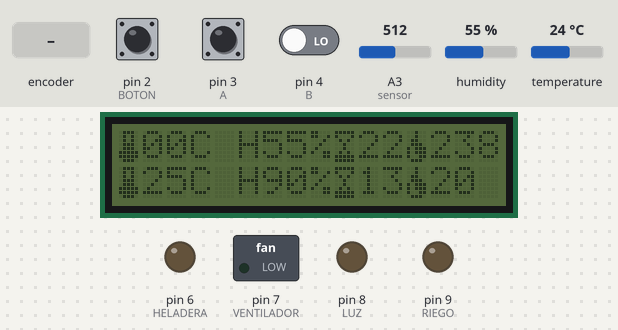
Recording of a sketch running on a simulated Arduino Uno, built with avr-gcc and run on an emulated ATmega328P. Shown: 16×2 character LCD, switched loads named in the sketch (green lamp = pin HIGH), output pins drawn as LEDs (lit = HIGH). Inputs (shaded band) come from the test bench; at power-on: pin 2 (BOTON) HIGH, A3 (sensor) = 512, temperature 24 °C, pin 3 (A) HIGH, pin 4 (B) LOW, humidity 55 %. The local clock reads 2024-03-15 10:24:30 at power-on unless the sketch sets it; pins used as bus, display or sensor lines are not drawn; what the sketch prints to the serial monitor is not drawn.

Above: at 7.3 s.
7.4 s: pin 2 (BOTON) pulled LOW for 1 s
At 9.4 s:
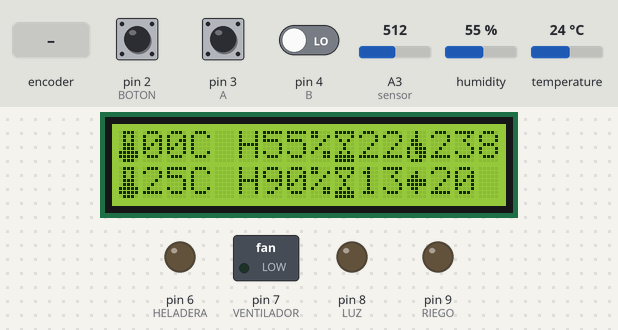
14.3 s: A3 (sensor) set to 533
At 19.8 s:
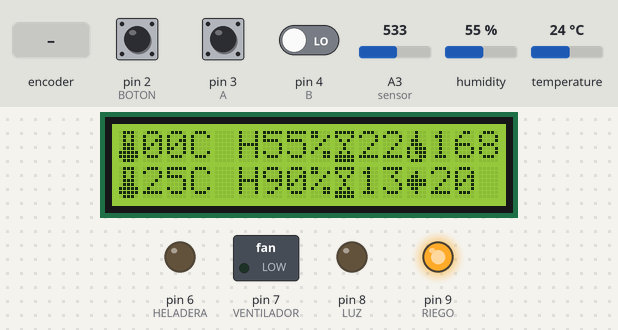
20.2 s: rotary encoder on pin 3 (A) / pin 4 (B) turned 3 steps (first pin leading)
At 20.46 s:
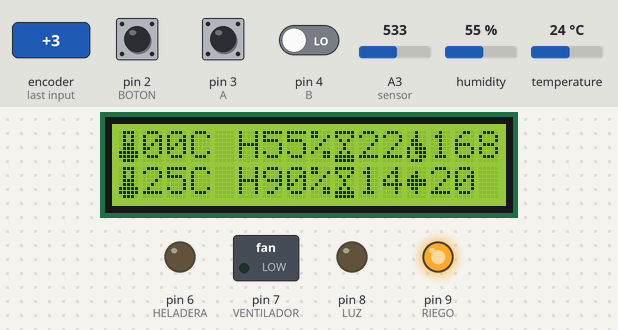
26.7 s: pin 2 (BOTON) pulled LOW for 0.15 s
At 28.5 s:
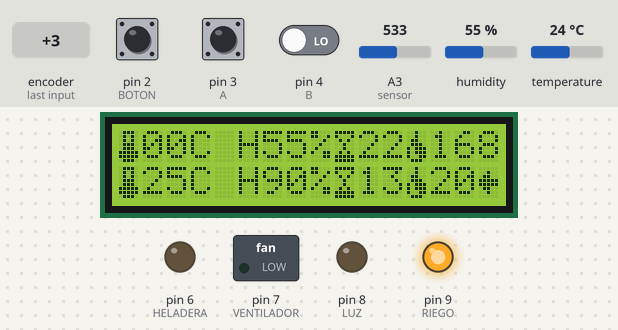
32.7 s: pin 2 (BOTON) pulled LOW for 3.2 s
At 33.8 s:
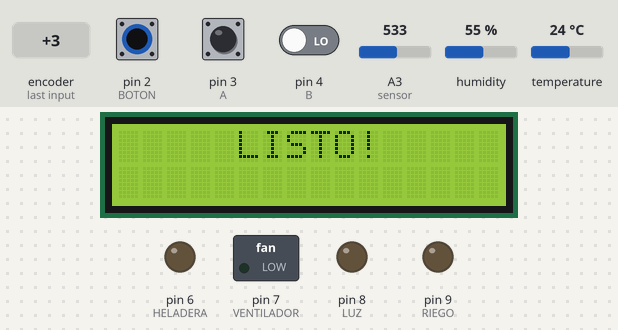
37.4 s: temperature set to 25.4 °C
At 42.0 s:
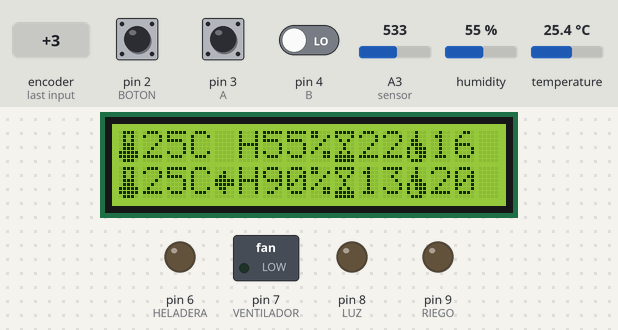
42.5 s: temperature set to 26.6 °C
Timing chart, 0 to 92.7 s (numbered marks = the images above; inputs shaded):
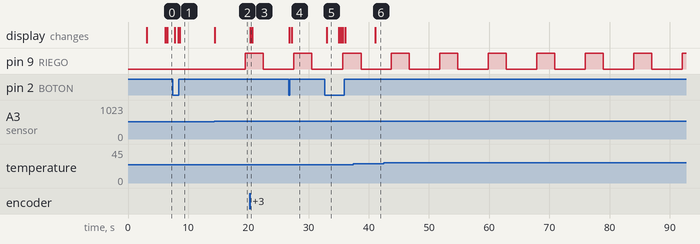

Measured:
- the behaviour switches between 521 and 522 on A3 (sensor) (found by bisection; images 1 and 2)
- after the input at 7.4 s, the display: first changes after 0.41 s (image 1 shows a later state)
- after the input at 14.3 s, pin 9 (RIEGO): LOW → HIGH after 5.2 s; the display: changes after 0.14 s (image 2)
- after the input at 20.2 s, the display: changes after 0.07 s (image 3)
- after the input at 26.7 s, the display: first changes after 0.11 s (image 4 shows a later state)
- after the input at 32.7 s, the display: changes after 0.33 s (image 5)
- after the input at 37.4 s, the display: changes after 3.7 s (image 6)

The sketch:

CamaraConRiego_con_correcciones.ino
```cpp
//////////////////////////////////////////////////////////////////////////////////////////////////////////
/////////////////////////////////////////////////////////////////////////////////////////////////////////
///////////////////////      CAMARA DE CULTIVO CONTROLADO       /////////////////////////////////////////
/////////////////////////////////////////////////////////////////////////////////////////////////////////
/////////////////////////////////////////////////////////////////////////////////////////////////////////

#include <DHT.h>    // importa la Librerias DHT
#include <DHT_U.h>
#include <Wire.h>
#include <LiquidCrystal_I2C.h> // Debe descargar la Libreria que controla el I2C
LiquidCrystal_I2C lcd(0x27,16,2);

                                  //Pines de conexion SDA = A4; SCL = A5

#include <RTClib.h>    // incluye libreria para el manejo del modulo RTC

RTC_DS3231 rtc;     // crea objeto del tipo RTC_DS3231
                                  // Al igual que el LCD, se conectan en los pines SDA = A4; SCL = A5

///////////////////SIMBOLOS/////////////////

    byte sol[] = {
      B11111,
      B10001,
      B01010,
      B00100,
      B00100,
      B01010,
      B11111,
      B11111
    };
    byte GOTA[] = {
      B00100,
      B00100,
      B01100,
      B01110,
      B10111,
      B10111,
      B10011,
      B01110
    };

    byte Temp[] = {
      B01110,
      B01010,
      B01010,
      B01110,
      B01110,
      B11111,
      B11111,
      B01110
    };

    byte FLECHA[] = {
      B00000,
      B00100,
      B01100,
      B11111,
      B11111,
      B01100,
      B00100,
      B00000
    };

////////////////////////////////////SENSOR DHT22////////////////////////////////////////////


    int SENSOR = 5;     // pin DATA de DHT22 a pin digital 5
    int TEMPERATURA;
    int HUMEDAD;
    int vcc = 11; //Alimentación del sensor
//////////////////////////SENSOR ANALÓGICO DE HUMEDAD DE SUELO//////////////////////////////

int HUMEDADSUELO;
int SUELO;

////////////////////////VARIABLE DE ESTADO PARA SELECCION DE PARAMETROS/////////////////////

volatile int ESTADO = 0;

/////////////////////////////////PINES DEL ENCODER Y BOTÓN//////////////////////////////////

int A = 3;       //variable A a pin digital 3 (DT en modulo)
int B = 4;       //variable B a pin digital 4 (CLK en modulo)
int BOTON = 2;   //Variable BOTON a pin digital 2 (SW en modulo)

////////////////////////////////////PINES DE ACTUADORES/////////////////////////////////////

int HELADERA = 6;
int VENTILADOR = 7;
int RIEGO = 9;
int LUZ = 8;

/////////////////////////////VALORES DE INICIO PARA LOS PARAMETROS DE LOS ACTUADORES////////////////////

int heladera = 25;
int ventilador = 90;
int humedadsuelo = 20;
int hsluz = 13;
volatile boolean estadoHeladera = false;
unsigned long tiempoEncendido = 0;  // variable valor de tiempo de encendido de la heladera
unsigned long tiempoApagado = 0;  // variable de tiempo apagado de la heladera


//////////////VARIABLES PARA ENCENDIDO Y APAGADO DE LA LUZ DE LA PANTALLA//////////////////

volatile boolean estadolcd = false; //guarda el estado de la luz
volatile unsigned long t = 0;
volatile long pantalla = 3000;

////////////////VARIABLES PARA EL ENCENDIDO Y APAGADO DE LA LUZ DE LA CAMARA///////////////

bool luz_inicio = true;  // variable de control para inicio de evento con valor true
bool luz_fin = true;
char texto[10];

/////////////////////////////VARIABLES DE POSICIÓN DEL ENCODER/////////////////////////////

int ANTERIOR;
volatile int POSICION = 500; // variable POSICION con valor inicial de 500 y definida
                                  // como global al ser usada en loop e ISR (encoder)

///////////////CREACIÓN DEL OBJETO "SENSOR" CON AYUDA DE LA LIBRERÍA DHT22/////////////////

DHT dht(SENSOR, DHT22);

//////////////////////////////////////////////////////////////////////////////////////////
//////////////////////////////////////////////////////////////////////////////////////////
/////////////////////////////////INICIALIZACIÓN DE PINES//////////////////////////////////
//////////////////////////////////////////////////////////////////////////////////////////
//////////////////////////////////////////////////////////////////////////////////////////

void setup(){
  pinMode(vcc,OUTPUT); // Declaro la alimentación del sensor dth22 como salida
  pinMode(A, INPUT);    // A como entrada
  pinMode(B, INPUT);    // B como entrada
  pinMode(BOTON, INPUT); // BOTON como entrada
  pinMode(HELADERA, OUTPUT); //HELADERA como Salida
  pinMode(VENTILADOR, OUTPUT); //HELADERA como Salida
  pinMode(LUZ, OUTPUT);
  pinMode(RIEGO, OUTPUT); //Riego como salida
  digitalWrite (vcc, HIGH);// Le doy corriente al sensor dht22.
  digitalWrite (RIEGO, LOW);
  digitalWrite (HELADERA, LOW);
  digitalWrite (VENTILADOR, LOW);
  digitalWrite (LUZ, LOW);

  /////////////////INICIALIZACIÓN DEL SENSOR DE TEMPERATURA Y HUMEDAD ////////////////////

  dht.begin();      // inicializacion de sensor

/////////////////////INICIALIZACIÓN DE MONITOR SEREAL////////////////////////////////////

  Serial.begin(9600);

///////////////////PROTOCOLO DE INTERRUPCIÓNES PARA SELECCIONAR PARAMETROS////////////////

  attachInterrupt(digitalPinToInterrupt(2), estado, LOW);// interrupcion sobre pin BOTON con
  attachInterrupt(digitalPinToInterrupt(3), encoder, LOW);// interrupcion sobre pin A con

//////////////////////////////INICIALIZACIÓN DE RELOG RTC////////////////////////////////

   if (! rtc.begin()) {        // si falla la inicializacion del modulo
 Serial.println("Modulo RTC no encontrado !");  // muestra mensaje de error
 while (1);         // bucle infinito que detiene ejecucion del programa
 }

///////////////////////ACTIVAR PARA ACTUALIZAR HORA DEL RELOJ RTC////////////////////////

//   Le doy fecha y hora al reloj rtc, es necesario hacerlo una sola vez
  rtc.adjust(DateTime(__DATE__, __TIME__ ));

/////////////////INICIALIZACIÓN DE PANTALLA LCD Y MENSAJES DE BIENVENIDA/////////////////

  lcd.init(); //Inicializamos el LCD
  lcd.backlight(); //Activamos la luz de fondo
  lcd.clear(); //Limpiamos lo que haya en pantalla
  lcd.createChar (0,GOTA);
  lcd.createChar (1,Temp);
  lcd.createChar (2,FLECHA);
  lcd.createChar(3,sol);
  lcd.home();
  lcd.setCursor(0,0);//Posicion: columna cero fila cero
  lcd.print("    CULTIVO");
  lcd.setCursor(0,1);
  lcd.print("   CONTROLADO");
  delay(3000);
  lcd.clear(); //Limpiamos lo que haya en pantalla
  lcd.setCursor(0,0);
  lcd.print("      INTA/");
  lcd.setCursor(0,1);
  lcd.print("     CONICET");
  delay(3000);
  lcd.clear();
  lcd.noBacklight();

}

////////////////////////////////////////////////////////////////////////////////////////
////////////////////////////////////////////////////////////////////////////////////////
////////////////////////////////RUTINA DE TRABAJO LOOP//////////////////////////////////
////////////////////////////////////////////////////////////////////////////////////////
////////////////////////////////////////////////////////////////////////////////////////


void loop(){
////////////////////////////////LECTURA DEL RELOJ RTC//////////////////////////////////

DateTime fecha = rtc.now();

/////////////////////////////////REINICIO SENSOR/////////////////////////////////////
if(fecha.second()==5){

  digitalWrite (vcc,LOW);
  delay(1000);
  digitalWrite(vcc,HIGH);
  }

/////////////////////////ACTUALIZAR VALORES DE POSICIÓN DEL ENCODER/////////////////////

ANTERIOR = POSICION;

//////////////////////////////SENSADO DE TEMPERATURA////////////////////////////////////

if (fecha.second()== 1){

    TEMPERATURA = dht.readTemperature();  // obtencion de valor de temperatura
     }

/////////////////////////////SENSADO DE HUMEDAD ATMOSFÉRICA////////////////////////////
   HUMEDADSUELO = map(SUELO, 580, 290, 0, 99); //Creo la variable HUMEDADSUELO transformando los valores leidos
   SUELO = analogRead(A3); // Leo el sensor de HUMEDAD DE SUELO.
   HUMEDAD = dht.readHumidity();

   Serial.println(SUELO);
   Serial.println(HUMEDADSUELO);
///////////////////////////////// PANTALLA LCD////////////////////////////////////////

        /////Para mostrarlo la temperatura leída por el sensor

     lcd.setCursor(0,0);//Posición: columna 0 fila 1, para que escriba en la segunda linea
     lcd.write(1);
     sprintf(texto,"%02d",TEMPERATURA);
     lcd.print(texto);
     lcd.print("C ");


                /////Temperatura seleccionada

     lcd.setCursor(0,1);
     lcd.write(1);
     sprintf(texto,"%02d",heladera);
     lcd.print(texto);
     lcd.print("C");


             //Humedad Leída por el sensor

     lcd.setCursor(5,0);//Posicion: columna cero fila cero
     lcd.print("H");
     sprintf(texto,"%02d",HUMEDAD);
     lcd.print(texto);
     lcd.print("% ");

             //Humedad Seleccionada para ventilación

     lcd.setCursor(5,1);
     lcd.print("H");
     sprintf(texto,"%02d",ventilador);
     lcd.print(texto);
     lcd.print("%");


                    //Reloj
     lcd.setCursor(9,0);
     lcd.write(3);
     lcd.setCursor(10,0);
     lcd.print(fecha.hour());

        //Cantidad de Horas de Luz seleccionadas

     lcd.setCursor(9,1);
     lcd.write(3);
     lcd.setCursor(10,1);
     sprintf(texto,"%02d",hsluz);
     lcd.print(texto);

              //Humedad de suelo Leída por el sensor

     lcd.setCursor(12,0);
     lcd.write(0);
     lcd.setCursor(13,0);
     sprintf(texto,"%02d",HUMEDADSUELO);
     lcd.print(texto);

    //Humedad de suelo seleccionada para regar

     lcd.setCursor(12,1);
     lcd.write(0);
     lcd.setCursor(13,1);
     sprintf(texto,"%02d",humedadsuelo);
     lcd.print(texto);

//////////////////////////MENU DE SELECCIÓN DE VARIABLES///////////////////////////

        switch(ESTADO){
          case 0:
          if ((POSICION > ANTERIOR)){
          estadolcd = true;
         }

        if(estadolcd == true){
          lcd.backlight();
          unsigned long t_reciente = millis();

          if ((t_reciente - t) >= pantalla) {
          lcd.noBacklight();
           estadolcd = false;
           t = t_reciente;
          }
         }
          break;

          case 4:
             if (POSICION > ANTERIOR){
              heladera++;
             } if(POSICION < ANTERIOR) {
              heladera--;
             }

            if (heladera > 65){
              heladera = 0;
              lcd.clear();
          }
           if (heladera<0){
              heladera = 65;
              lcd.clear();
           }
            lcd.setCursor(1,1);
            lcd.print(heladera);
            lcd.setCursor(4,1);
            lcd.write(2);
           break;

         case 2:
          Serial.println(POSICION);
          lcd.backlight();
           if (POSICION > ANTERIOR){
              ventilador++;
             } if(POSICION < ANTERIOR) {
              ventilador--;
             }
          if (ventilador > 99){
              ventilador = 0;
              lcd.clear();
          }
          if (ventilador < 0){
             ventilador = 99;
             lcd.clear();
             }
          lcd.setCursor(6,1);
          lcd.print(ventilador);
          lcd.setCursor(9,1);
          lcd.write(2);

          break;

          case 3:
          Serial.println(POSICION);
             if (POSICION > ANTERIOR){
              hsluz++;
             } if(POSICION < ANTERIOR) {
              hsluz--;
             }
            if (hsluz > 23){
              hsluz = 0;
              lcd.clear();
          }
          if (hsluz < 0){
             hsluz = 23;
             lcd.clear();
          }
          lcd.setCursor(10,1);
          sprintf(texto, "%02d", hsluz);
          lcd.print(texto);
          //lcd.print(hsluz);
          lcd.setCursor(12,1);
          lcd.write(2);
          break;

         case 1:
          Serial.println(POSICION);
           if (POSICION > ANTERIOR){
              humedadsuelo++;
             } if(POSICION < ANTERIOR) {
              humedadsuelo--;
          }
            if (humedadsuelo > 99){
              humedadsuelo = 0;
              lcd.clear();
          }
          if (humedadsuelo < 0){
             humedadsuelo = 99;
             lcd.clear();
          }
          lcd.setCursor(15,1);
          lcd.write(2);
          lcd.setCursor(13,1);
          lcd.print(humedadsuelo);
          //lcd.print(minutosluz);
          break;

          case 5:
            lcd.clear();
            lcd.setCursor(5,0);
            lcd.print("LISTO!");
            delay(2000);
            lcd.noBacklight();
            ESTADO=0;

          break;

        }

 ////////////////////////////CONTROL DE TEMPERATURA//////////////////////////////

   if (TEMPERATURA > heladera){
    digitalWrite(HELADERA, HIGH);
   } else (digitalWrite(HELADERA,LOW));


 // if (TEMPERATURA > heladera){
 //         if((millis() - tiempoEncendido >= 300000)&&estadoHeladera == true){  // tiempo de apagado
 //        estadoHeladera = false;
 //         digitalWrite (HELADERA, HIGH);
 //         tiempoApagado = millis();  // guarda el tiempo actual para comenzar a contar el tiempo de apagado
 //       }
 //         if ((millis() - tiempoApagado >= 1500000) && estadoHeladera == false) { // tiempo de prendido
 //        estadoHeladera = true;
 //          digitalWrite (HELADERA, LOW);
 //          tiempoEncendido = millis();
 //         }

 //}
 //          else (digitalWrite (HELADERA, LOW));
 ///////////////////////////CONTROL DE LA HUMEDAD ATMOSFÉRICA//////////////////

     if (HUMEDAD > ventilador) { digitalWrite (VENTILADOR, HIGH);
    } else { digitalWrite (VENTILADOR, LOW);
  }

/////////////////////////CONTROL DE HUMIFICADOR DEL AIRE///////////////////////

//int HUMIDIFICADOR;

//HUMIDIFICADOR = (ventilador - 30);

//if (HUMEDAD < HUMIDIFICADOR){
  //digitalWrite(RIEGO, HIGH);
//} else {digitalWrite (RIEGO,LOW);
//}

//////////////////////CONDICIONAL ENCENDIDO DE LA LUZ//////////////////////////

if (fecha.hour()> 6){
  if(luz_inicio == true){
      digitalWrite (LUZ, HIGH);
      luz_inicio = false;
  }
}

int HORASLUZ;
HORASLUZ = (hsluz + 5);

if (fecha.hour()> HORASLUZ){
  if (luz_fin == true){
    digitalWrite (LUZ, LOW);
    luz_fin = false;
  }

}

  if (fecha.hour() == 2 && fecha.minute() == 0 ){   // si hora = 2 y minutos = 0 restablece valores de
    luz_inicio = true;       // variables de control en verdadero
    luz_fin = true;

 }

//////////////////////////CONDICIONAL PARA RIEGO///////////////////////////////

//if (HUMEDADSUELO < humedadsuelo){
  //        digitalWrite (RIEGO, HIGH);
    //      } else {digitalWrite (RIEGO, LOW);
      //  }

  if (HUMEDADSUELO < humedadsuelo){
          if((millis() - tiempoEncendido >= 5000)&&estadoHeladera == true){  // tiempo de apagado
         estadoHeladera = false;
          digitalWrite (RIEGO, HIGH);
          tiempoApagado = millis();  // guarda el tiempo actual para comenzar a contar el tiempo de apagado
        }
          if ((millis() - tiempoApagado >= 3000) && estadoHeladera == false) { // tiempo de prendido
         estadoHeladera = true;
           digitalWrite (RIEGO, LOW);
           tiempoEncendido = millis();
          }

 }
           else (digitalWrite (RIEGO, LOW));


}

////////////////////////////////////////////////////////////////////////////////////////////////////
////////////////////////////////////////////////////////////////////////////////////////////////////
/////////////////////////////FUNCION DE INTERRUPCIÓN PARA CAMBIO DE ESTADO//////////////////////////
////////////////////////////////////////////////////////////////////////////////////////////////////
////////////////////////////////////////////////////////////////////////////////////////////////////

void estado(){
       static unsigned long ultInterrupcion = 0;  // variable static con ultimo valor de
              // tiempo de interrupcion
    unsigned long tiempInterrupcion = millis();  // variable almacena valor de func. millis

    if (tiempInterrupcion - ultInterrupcion > 10) {  // rutina antirebote desestima
                // pulsos menores a 10 mseg.
      if (digitalRead(BOTON) == LOW)     // si B es HIGH, sentido horario
      {
        ESTADO++ ;        // incrementa POSICION en 1
        if (ESTADO == 8){
          ESTADO = 0;
        }
      }

       // establece limite inferior de 0 y
              // superior de 8 para POSICION
      ultInterrupcion = tiempInterrupcion;  // guarda valor actualizado del tiempo
    }           // de la interrupcion en variable static
}


////////////////////////////////////////////////////////////////////////////////////////////////////
////////////////////////////////////////////////////////////////////////////////////////////////////
///////////////////////FUNCION DE INTERRUPCIÓN PARA CAMBIO DE POSICIÓN DE ENCONDER//////////////////
////////////////////////////////////////////////////////////////////////////////////////////////////
////////////////////////////////////////////////////////////////////////////////////////////////////

void encoder()  {

    static unsigned long ultimaInterrupcion = 0;  // variable static con ultimo valor de
              // tiempo de interrupcion
    unsigned long tiempoInterrupcion = millis();  // variable almacena valor de func. millis

    if (tiempoInterrupcion - ultimaInterrupcion > 10) {  // rutina antirebote desestima
                // pulsos menores a 5 mseg.
      if (digitalRead(B) == LOW)     // si B es HIGH, sentido horario
      {
        POSICION++ ;        // incrementa POSICION en 1
      }
      else {          // si B es LOW, senti anti horario
        POSICION-- ;        // decrementa POSICION en 1
      }

      POSICION = min(1000, max(0, POSICION));  // establece limite inferior de 0 y
              // superior de 100 para POSICION
      ultimaInterrupcion = tiempoInterrupcion;  // guarda valor actualizado del tiempo
    }           // de la interrupcion en variable static
}
```
